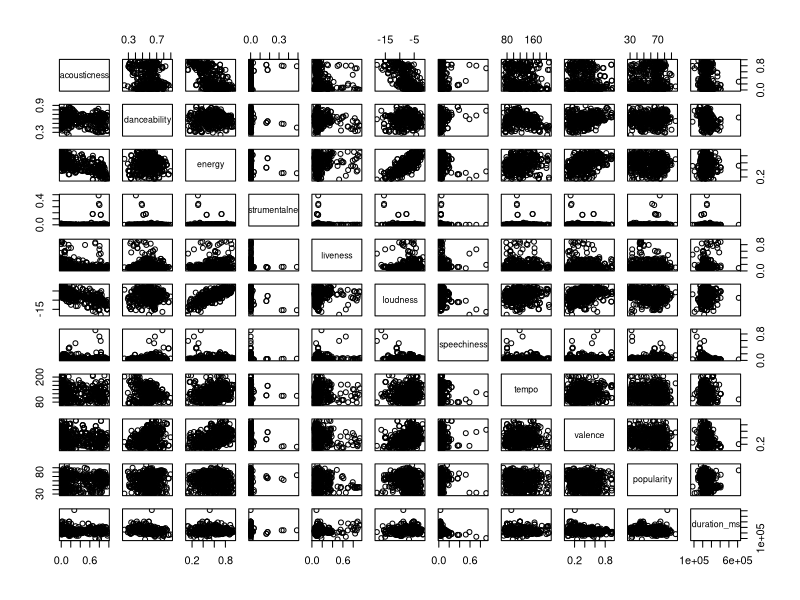

Recreate this plot in R.
# Taylor Swift Data
# what makes a taylor swift song popular
library(tidyverse)

taylor <- read_csv(here::here('data/taylor_swift_spotify.csv'))

pairs(taylor[,8:ncol(taylor)])


# how many albums are there

# how many songs per album

# does any of the attributes change over time

# what album was loudest

# what was most popular

# plot albums by popularity

# plot songs by popularity for top 20 songs - color by album
